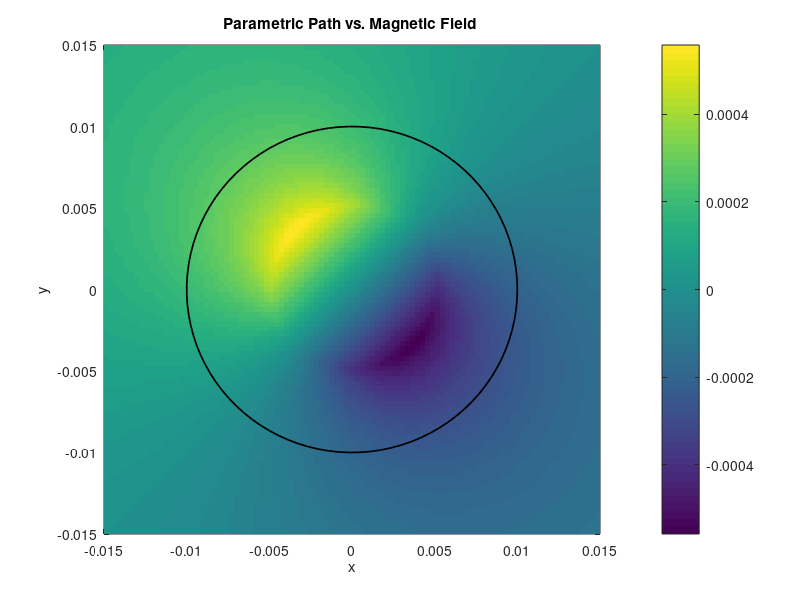
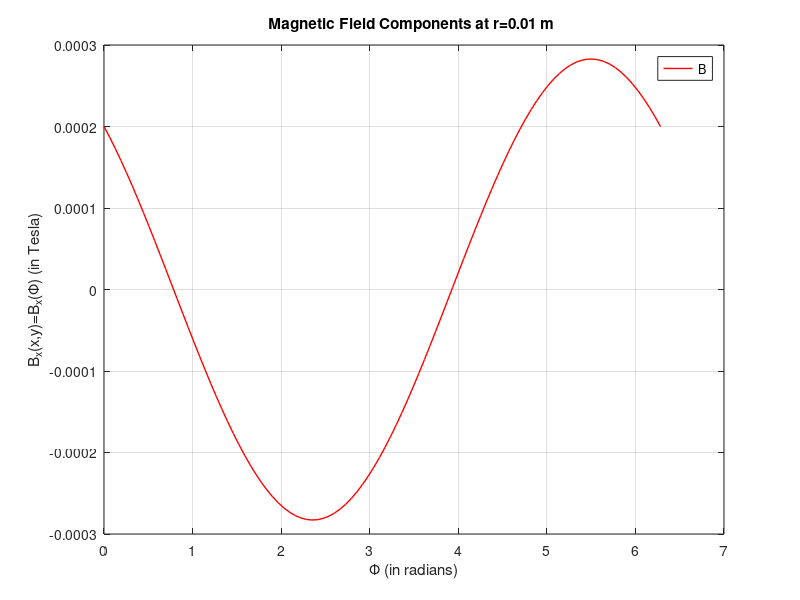
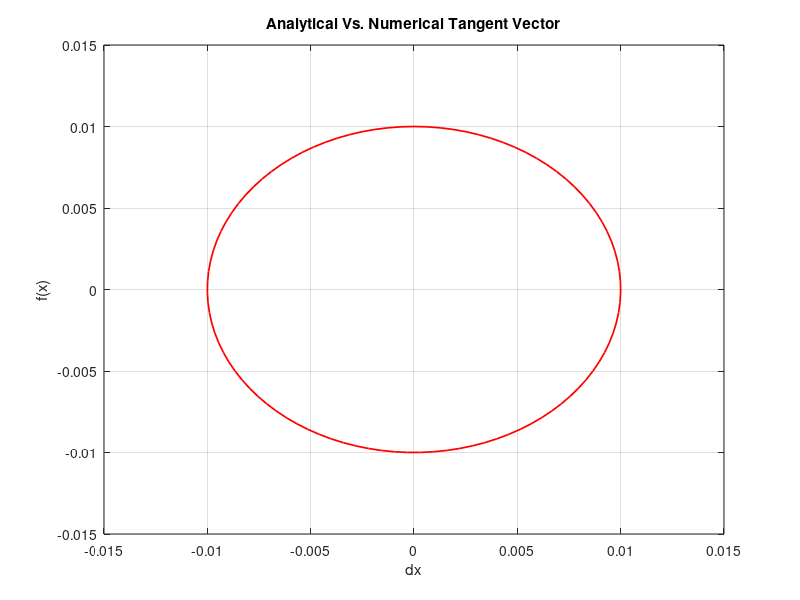

Write the MATLAB code that produced these figures, in order. (Note: this script raises an error after producing the figures.)
%% Line Integration 
% Compute and plot the parametric path 
lx=100;
ly=100;
%constants
I=10;
a=0.005;
m0=(4*pi)*10.^(-7);
r0=2*a;

x = linspace(-3*a,3*a,lx);
y = linspace(-3*a,3*a,ly);
[X,Y]=meshgrid(x,y);

r_phi = zeros(100,100);

%Magnetic Field component from Problem #1 
for i=1:100
    for j=1:100
        if (sqrt(x(i).^2 +y(j).^2) < a)
            r_phi(i,j) = ((m0.*I)/(2.*pi.*a.^2).*sqrt(x(i).^2+y(j).^2)).*(-y(j)/sqrt(x(i).^2+y(j).^2)+(x(i)./sqrt(x(i).^2+y(j).^2)));
        else
            r_phi(i,j) = ((m0.*I)/(2.*pi.*sqrt(x(i).^2+y(j).^2))).*(-y(j)/sqrt(x(i).^2+y(j).^2)+(x(i)./sqrt(x(i).^2+y(j).^2)));
        end %if 
    end %for
end %for
figure(1);
pcolor(x,y,r_phi);
xlabel('x');
ylabel('y');
title('Parametric Path vs. Magnetic Field ');
shading flat;
colorbar;
hold on;

% r_phix = zeros(1,100);
% r_phiy = zeros(1,100);

phi_grid = linspace(0,2*pi,lx);
x = r0.*cos(phi_grid);
y = r0.*sin(phi_grid);
%% Plotter
plot(x,y,'color','black','LineWidth',1.25)    
shading flat;
colorbar;
hold off;

%% Plotting Magnetic Field B in terms of r 
B_phi = zeros(1,100); 
Bx_phi= zeros(1,100); 
By_phi= zeros(1,100);

for i=1:lx
        B_phi(i) = ((m0*I)/(2*pi*(sqrt(x(i)^2 + ...
        y(i)^2)))*(-y(i)/(sqrt(x(i)^2 + y(i)^2)) + ...
        x(i)/(sqrt(x(i)^2 + y(i)^2))));
        
        Bx_phi(i)=((m0*I)/(2*pi*(sqrt(x(i).^2+y(i).^2))* ...
        (-y(i)./sqrt(x(i).^2+y(i).^2))));
        
        By_phi(i)=((m0*I)/(2*pi*(sqrt(x(i).^2+y(i).^2))* ...
        (x(i)./sqrt(x(i).^2+y(i).^2)))); 
    
end %for
figure(2);
plot(phi_grid,B_phi,'r','LineWidth',1);
xlabel('\Phi (in radians)'); 
ylabel('B_{x}(x,y)=B_{x}(\Phi) (in Tesla)'); 
title('Magnetic Field Components at r=0.01 m '); 
legend('B');
grid on;
hold off;


%% Numerical Derivative
phi_grid = linspace(0,2*pi,lx);
x = r0.*cos(phi_grid);
y = r0.*sin(phi_grid);

%second order, centered
dy_dx=zeros(lx,1);
dx=x(2)-x(1);
dx_dy=zeros(ly,1);
dy=y(2)-y(1);

%centered difference on the interior
for ix=2:lx-1
    dy_dx(ix)=(x(ix)-x(ix-1))/dx;
end %for
dy_dx(1)=dy_dx(2);
%backward difference at the end

%forward difference at the beginning
for iy=2:ly-1
    dx_dy(iy)=(y(iy)-y(iy-1))/dy;
end %for
dx_dy(1)=dx_dy(2);


%% Analytical derivative 
an_dx = -(r0).*sin(phi_grid);
an_dy = (r0).*cos(phi_grid);
%% Plotter
figure(3);
plot(an_dx,an_dy,'color','red','LineWidth',1.25);
xlabel('dx');
ylabel('f(x)');
title('Analytical Vs. Numerical Tangent Vector');
grid on;
hold on;
xlim([-3*a 3*a]);
ylim([-3*a 3*a]);

%% Auxiliary Magnetic Field 

dr_dphi = dx_dy+dy_dx;
dphi = phi_grid(2)-phi_grid(1);
% differential path length
dl = dr_dphi*dphi;
dl = sum(dl,'all');

B = sum(B_phi,'all');
j = dl.*(B/m0);

% integral definition 
current = (B/m0).*dl;
current = sum(current,'all');
xsoln = current./2;
disp('The numerically computed auxiliary magnetic field integrated around the path r is:');
disp(round(xsoln));
